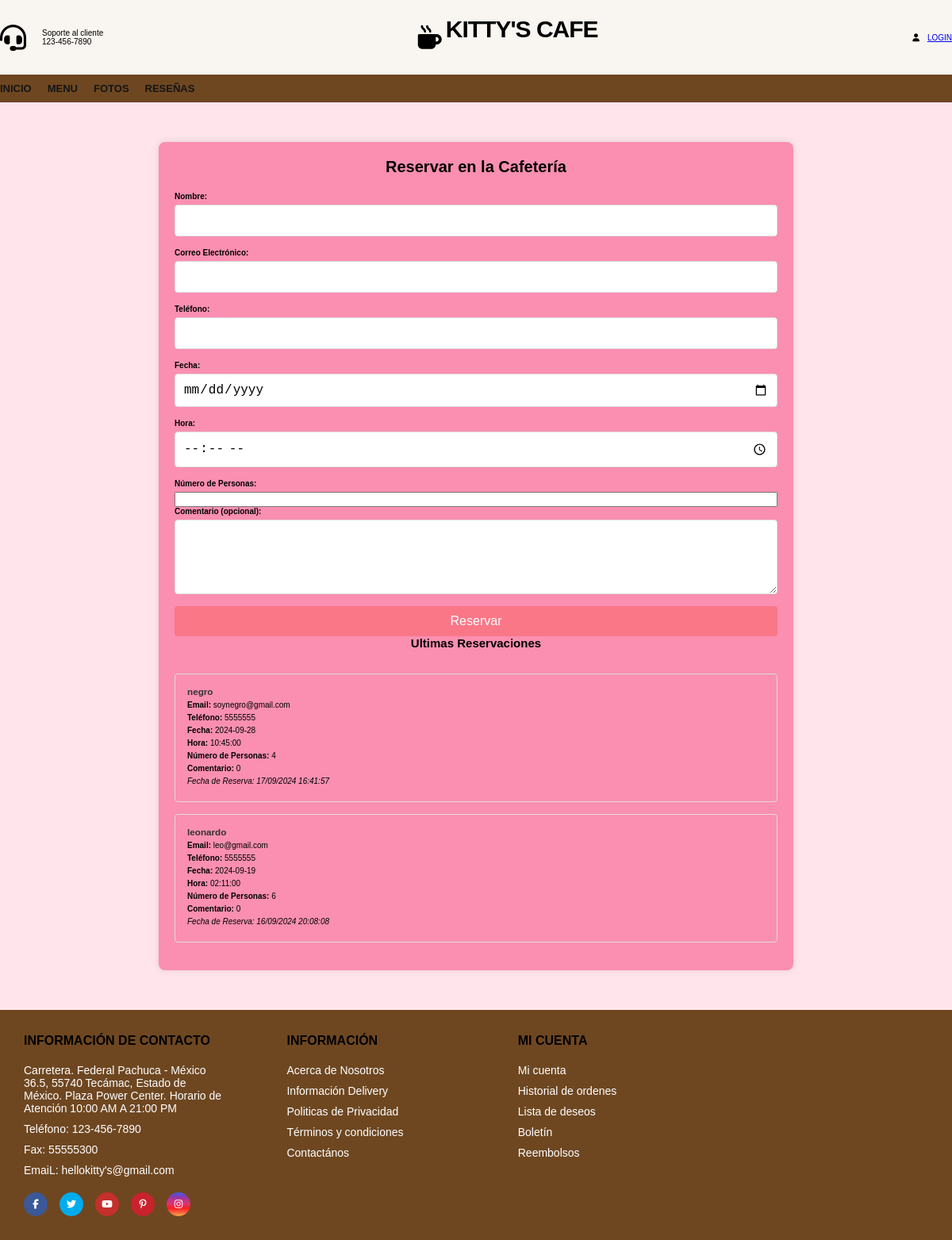
Screenshot of /reservaciones.php with the database file from the repository.
### tables this page shows
CREATE TABLE `reservaciones` (
  `id` int(11) NOT NULL,
  `nombre` varchar(100) NOT NULL,
  `email` varchar(100) NOT NULL,
  `telefono` varchar(100) NOT NULL,
  `fecha` date NOT NULL,
  `hora` time NOT NULL,
  `personas` int(11) NOT NULL,
  `comentario` text DEFAULT NULL,
  `fecha_reserva` timestamp NOT NULL DEFAULT current_timestamp()
);

### reservaciones.php (the view, shortened to what this page needs)
<!DOCTYPE html>
<html lang="es">
<head>
    <link rel="stylesheet" href="styles.css">
</head>
<body>
		<header>
			<div class="container-hero">
				<div class="container hero">
					<div class="customer-support">
						<i class="fa-solid fa-headset"></i>
						<div class="content-customer-support">
							<span class="text">Soporte al cliente</span>
							<span class="number">123-456-7890</span>
						</div>
					</div>
					<div class="container-logo">
						<i class="fa-solid fa-mug-hot"></i>
						<h1 class="logo"><a href="/">KITTY'S CAFE</a></h1>
					</div>
					<div class="container-user">
						<i class="fa-solid fa-user"></i>
						<a href="login.html"> LOGIN </a>
					</div>
				</div>
			</div>
			<div class="container-navbar">
				<nav class="navbar container">
					<ul class="menu">
						<a href="inicio.html"> INICIO</a>
						<a href="menu.html"> MENU</a>
						<a href="fotos.html"> FOTOS</a>
						<a href="reseñas.php"> RESEÑAS</a>
					</ul>
				</nav>
			</div>
		</header>
</head>
<body>
    <div class="juana">
        <h1>Reservar en la Cafetería</h1>
        <form action="submit1.php" method="post">
            <label for="nombre">Nombre:</label>
            <input type="text" id="nombre" name="nombre" required>
            <label for="email">Correo Electrónico:</label>
            <input type="email" id="email" name="email" required>
            <label for="telefono">Teléfono:</label>
            <input type="tel" id="telefono" name="telefono" required>
            <label for="fecha">Fecha:</label>
            <input type="date" id="fecha" name="fecha" required>
            <label for="hora">Hora:</label>
            <input type="time" id="hora" name="hora" required>
            <label for="personas">Número de Personas:</label>
            <input type="number" id="personas" name="personas" required>
            <label for="comentario">Comentario (opcional):</label>
            <textarea id="comentario" name="comentario" rows="4"></textarea>
            <button type="submit">Reservar</button>
        </form>
        <h2> Ultimas Reservaciones </h2>
        <div class="reservaciones">
            <?php
            $servername = "localhost";
            $username = "root";
            $password = "";
            $dbname = "cafeteria";
            $conn = new mysqli($servername, $username, $password, $dbname);
            $sql = "SELECT nombre, email, telefono, fecha, hora, personas, comentario, fecha_reserva FROM reservaciones ORDER BY fecha_reserva DESC";
            $result = $conn->query($sql);
            if ($result->num_rows > 0) {
                while ($row = $result->fetch_assoc()) {
                    $fechaReserva = new DateTime($row['fecha_reserva']);
                    $formattedDate = $fechaReserva->format('d/m/Y H:i:s');
                    echo "<div class='reservacion'>";
                    echo "<h3>" . htmlspecialchars($row['nombre']) . "</h3>";
                    echo "<p><strong>Email:</strong> " . htmlspecialchars($row['email']) . "</p>";
                    echo "<p><strong>Teléfono:</strong> " . htmlspecialchars($row['telefono']) . "</p>";
                    echo "<p><strong>Fecha:</strong> " . htmlspecialchars($row['fecha']) . "</p>";
                    echo "<p><strong>Hora:</strong> " . htmlspecialchars($row['hora']) . "</p>";
                    echo "<p><strong>Número de Personas:</strong> " . htmlspecialchars($row['personas']) . "</p>";
                    echo "<p><strong>Comentario:</strong> " . htmlspecialchars($row['comentario']) . "</p>";
                    echo "<p><em>Fecha de Reserva: " . $formattedDate . "</em></p>";
                    echo "</div>";
                }
            } else {
                echo "<p>No hay reservaciones aún.</p>";
            }
            ?>
        </div>
    </div>
    <footer class="footer">
			<div class="container container-footer">
				<div class="menu-footer">
					<div class="contact-info">
						<p class="title-footer">Información de Contacto</p>
						<ul>
							<li>
								Carretera. Federal Pachuca - México 36.5, 55740 Tecámac,
                                Estado de México. Plaza Power Center.
                                Horario de Atención 10:00 AM A 21:00 PM
							</li>
							<li>Teléfono: 123-456-7890</li>
							<li>Fax: 55555300</li>
							<li>EmaiL: hellokitty's@gmail.com</li>
						</ul>
						<div class="social-icons">
							<span class="facebook">
								<i class="fa-brands fa-facebook-f"></i>
							</span>
							<span class="twitter">
								<i class="fa-brands fa-twitter"></i>
							</span>
							<span class="youtube">
								<i class="fa-brands fa-youtube"></i>
							</span>
							<span class="pinterest">
								<i class="fa-brands fa-pinterest-p"></i>
							</span>
							<span class="instagram">
								<i class="fa-brands fa-instagram"></i>
							</span>
						</div>
					</div>
					<div class="information">
						<p class="title-footer">Información</p>
						<ul>
							<li>Acerca de Nosotros</li>
							<li>Información Delivery</li>
							<li>Politicas de Privacidad</li>
							<li>Términos y condiciones</li>
							<li>Contactános</li>
						</ul>
					</div>
					<div class="my-account">
						<p class="title-footer">Mi cuenta</p>
						<ul>
							<li>Mi cuenta</li>
							<li>Historial de ordenes</li>
							<li>Lista de deseos</li>
							<li>Boletín</li>
							<li>Reembolsos</li>
						</ul>
					</div>
					</div>
				</div>
		</footer>
</body>
</html>

### styles.css (style rules this page uses)
:root { --primary-color: hsl(30, 54%, 28%); --background-color: #f9f5f0; --dark-color: #151515; }
html { font-size: 62.5%; font-family: 'Poppins', sans-serif; }
* { margin: 0; padding: 0; box-sizing: border-box; }
.container { max-width: 120rem; margin: 0 auto; }
.container-hero { background-color: var(--background-color); }
.hero { display: flex; justify-content: space-between; align-items: center; padding: 2rem 0; }
.customer-support { display: flex; align-items: center; gap: 2rem; }
.customer-support i { font-size: 3.3rem; }
.content-customer-support { display: flex; flex-direction: column; }
.container-logo { display: flex; align-items: center; gap: 0.5rem; }
.container-logo i { font-size: 3rem; }
.container-logo h1 a { text-decoration: none; color: #000; font-size: 3rem; text-transform: uppercase; letter-spacing: -1px; }
.container-user { display: flex; gap: 1rem; cursor: pointer; }
.container-navbar { background-color: var(--primary-color); }
.navbar { display: flex; justify-content: space-between; align-items: center; padding: 1rem 0; }
.menu { display: flex; gap: 2rem; }
.menu a { text-decoration: none; font-size: 1.3rem; color: var(--dark-color); font-weight: 600; text-transform: uppercase; position: relative; }
.menu a::after { content: ''; width: 1.5rem; height: 1px; background-color: #fff; position: absolute; bottom: -3px; left: 50%; transform: translate(-50%, 50%); opacity: 0; transition: all 0.3s ease; }
.footer { background-color: var(--primary-color); }
.container-footer { display: flex; flex-direction: column; gap: 4rem; padding: 3rem; }
.menu-footer { display: grid; grid-template-columns: repeat(3, 1fr) 30rem; gap: 3rem; justify-items: center; }
.title-footer { font-weight: 600; font-size: 1.6rem; text-transform: uppercase; }
.contact-info, .information, .my-account, .newsletter { display: flex; flex-direction: column; gap: 2rem; }
.contact-info ul, .information ul, .my-account ul { display: flex; flex-direction: column; gap: 1rem; }
.contact-info ul li, .information ul li, .my-account ul li { list-style: none; color: #fff; font-size: 1.4rem; font-weight: 300; }
.social-icons { display: flex; gap: 1.5rem; }
.social-icons span { border-radius: 50%; width: 3rem; height: 3rem; display: flex; align-items: center; justify-content: center; }
.social-icons span i { color: #fff; font-size: 1.2rem; }
.facebook { background-color: #3b5998; }
.twitter { background-color: #00acee; }
.youtube { background-color: #c4302b; }
.pinterest { background-color: #c8232c; }
.instagram { background: linear-gradient( #405de6, #833ab4, #c13584, #e1306c, #fd1d1d, #f56040, #fcaf45 ); }

### reservaciones.php (style rules this page uses)
body { font-family: Arial, sans-serif; background-color: #ffe4ec; margin: 0; padding: 0; }
.juana { max-width: 800px; margin: 50px auto; padding: 20px; background-color: #fa8fb1; border-radius: 8px; box-shadow: 0 0 10px rgba(0, 0, 0, 0.1); }
h1, h2 { text-align: center; margin-bottom: 20px; }
form { display: flex; flex-direction: column; }
label { margin-bottom: 5px; font-weight: bold; }
input[type="text"], input[type="email"], input[type="tel"], input[type="date"], input[type="time"], textarea, select { margin-bottom: 15px; padding: 10px; border: 1px solid #ddd; border-radius: 4px; font-size: 16px; }
button { padding: 10px; background-color:#FA7788 ; border: none; color: #fff; font-size: 16px; border-radius: 4px; cursor: pointer; }
.reservaciones { margin-top: 30px; }
.reservacion { padding: 15px; border: 1px solid #ddd; border-radius: 4px; margin-bottom: 15px; }
.reservacion h3 { margin: 0; color: #333; }
.reservacion p { margin: 5px 0; }

### rows the page displays
reservaciones: nombre "negro", email "soynegro@gmail.com", telefono "5555555", fecha "2024-09-28", hora "10:45:00", personas "4", comentario "0", fecha_reserva "17/09/2024 16:41:57"
reservaciones: nombre "leonardo", email "leo@gmail.com", telefono "5555555", fecha "2024-09-19", hora "02:11:00", personas "6", comentario "0", fecha_reserva "16/09/2024 20:08:08"
